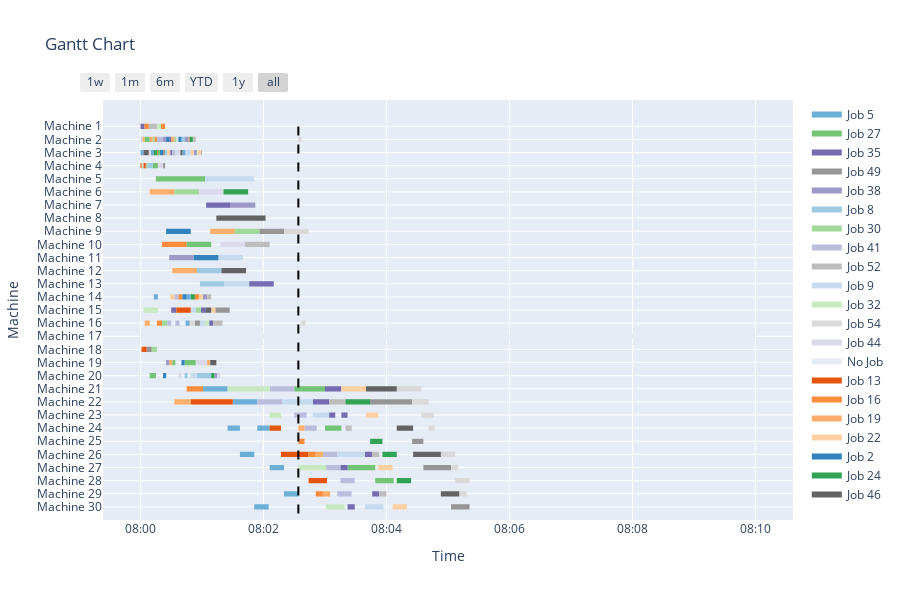
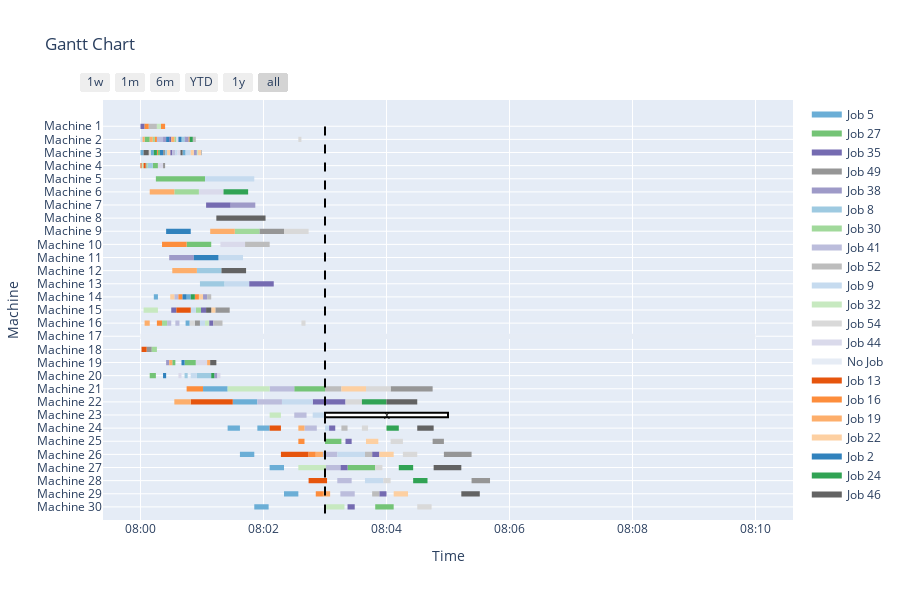

These figures' notebook cell, in order:
### Code cell
# Running schedule
completion = False
# Random events
print("random event")
JA_event, MB_event, t, triggered_event, \
re, MB_record                                       = random_events(t, J, K, X_ijk, S_ij, C_ij, C_j, JA_event, MB_event, MB_record)
MB_event[5] = [(50, 40, 'critical')]
MB_event[22] = [(180, 120, 'critical')]
print("MB_event", MB_event)
while completion == False and triggered_event is not None:
    if t < np.max(C_ij):
        print(triggered_event)
        # Snapshot
        S_k, S_j, J, I, JSet, OJSet, DSet, ODSet, OperationPool, \
        n_ops_left_j, MC_ji, n_MC_ji, d_j, n_j, p_ijk, h_ijk,    \
        org_p_ijk, org_h_ijk, org_n_j, org_MC_ji, org_n_MC_ji,   \
        X_ijk, S_ij, C_ij, C_j,                                  \
        JA_boolean, JA_long_boolean, JA_urgent_boolean,          \
        MB_boolean, MB_critical_boolean, sum_re,                 \
        CT_k, T_cur, Tard_job, NewJobList, MBList    = snapshot(t, triggered_event, MC_ji, n_MC_ji,                 \
                                                                d_j, n_j, p_ijk, h_ijk, J, I, K, X_ijk, S_ij, C_ij, \
                                                                OperationPool, re, S_k,                             \
                                                                org_J, org_p_ijk, org_h_ijk, org_n_j,               \
                                                                org_MC_ji, org_n_MC_ji, C_j                         )
        # Store previous schedule
        X_previous, S_previous, C_previous           = store_schedule(X_ijk, S_ij, C_ij)       
        action_method 						         = action_space(J, I, K, p_ijk, h_ijk, d_j, n_j, 
                                                                    MC_ji, n_MC_ji, n_ops_left_j, OperationPool, S_k, S_j, 
                                                                    JSet, OJSet, t, X_ijk, S_ij, C_ij, C_j, CT_k, T_cur, Tard_job,
                                                                    NewJobList, MBList, PopSize, maxtime, re)
        action_id                                    = random.randint(0, 16)
        print(action_name[action_id])

        reschedule							         = action_method[action_id]
        GBest, X_ijk, S_ij, C_ij, C_j                = reschedule()
        print(GBest)
        X_ijk, S_ij, C_ij, C_j                        = update_schedule(DSet, ODSet,t, X_ijk, S_ij, C_ij, X_previous, S_previous, C_previous)
        fig2 = plot(J, K, n_j, X_ijk, S_ij, C_ij, MB_record, t)
        display(fig2)
        
        JA_event, MB_event, t, triggered_event,\
        re, MB_record                               = random_events(t, J, K, X_ijk, S_ij, C_ij, C_j, JA_event, MB_event, MB_record)
        

    else: completion = True
